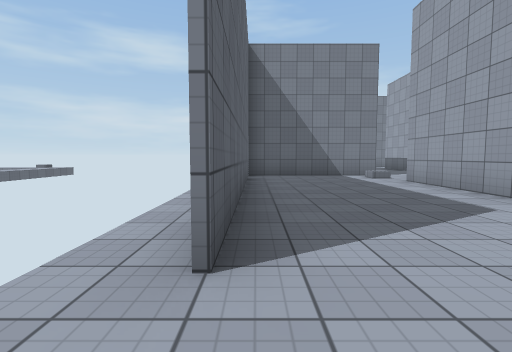
view 1 (above)

23 first-person views from a walk through a 3-D level made in the Unity game engine. The camera is 1.2 m above the floor, tilts 4° down and sees 85° across. The floor is counted in squares, 2 m on a side. Each view is taken from the middle of a square. On the plan, view 1 faces up. The plan holds only what a view shows up to about 9 squares ahead; the rest is blank. The place goes on beyond the plan. The player character is not drawn. Some animated figures are left out. Surface patterns are stand-ins for the level's own textures.

view 2
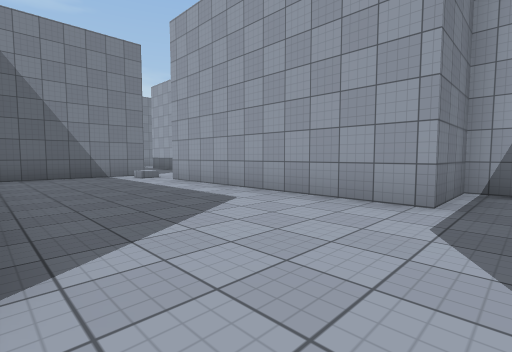

view 3
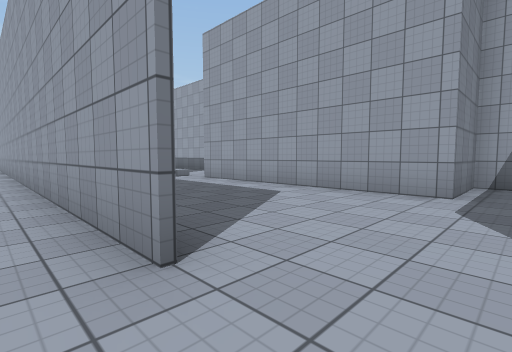

view 4
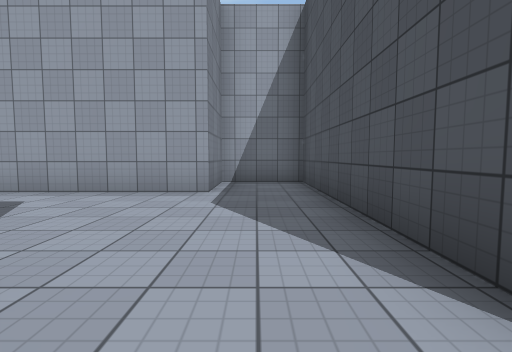

view 5
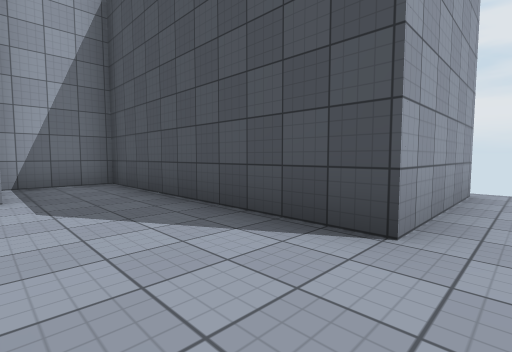

view 6
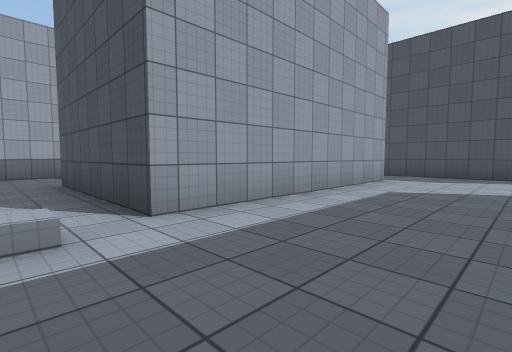

view 7
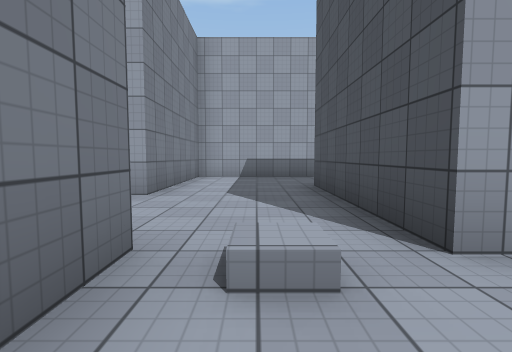

view 8
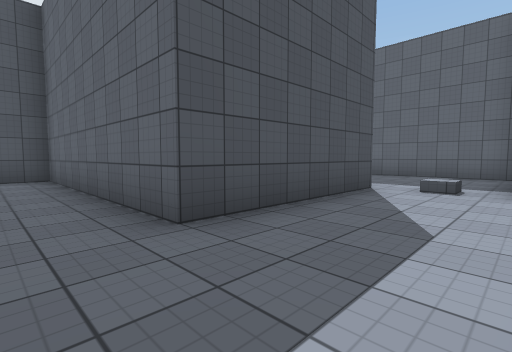

view 9
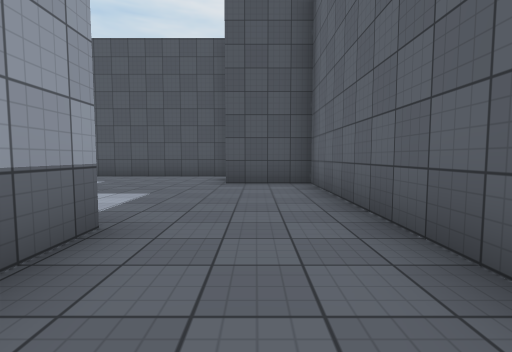

view 10
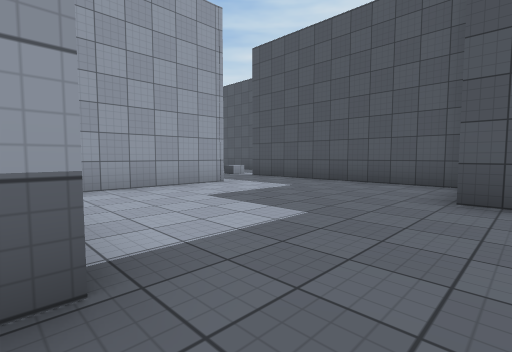

view 11
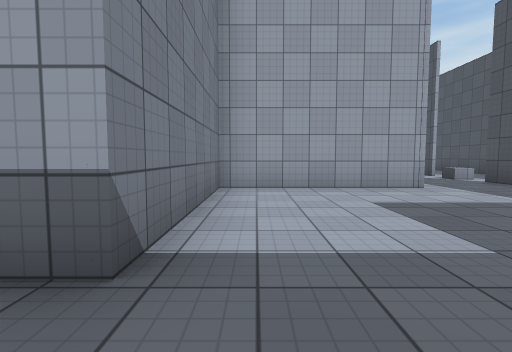

view 12
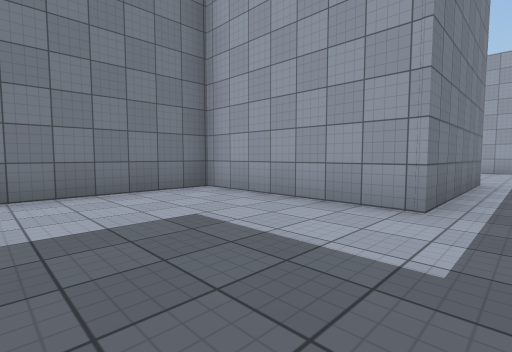

view 13
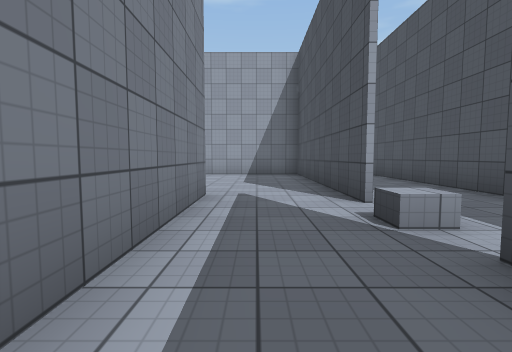

view 14
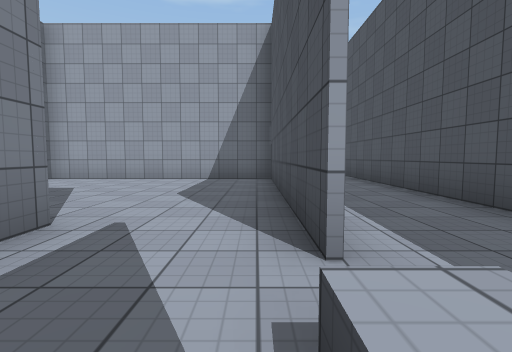

view 15
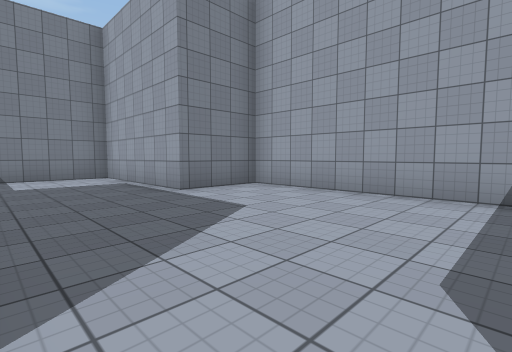

view 16
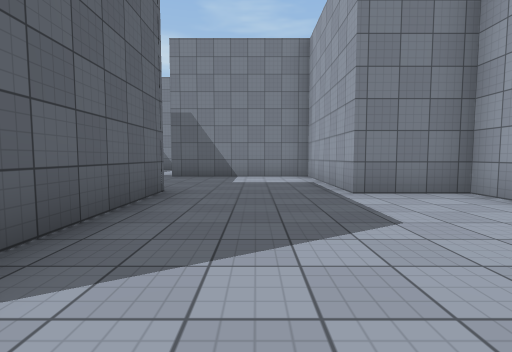

view 17
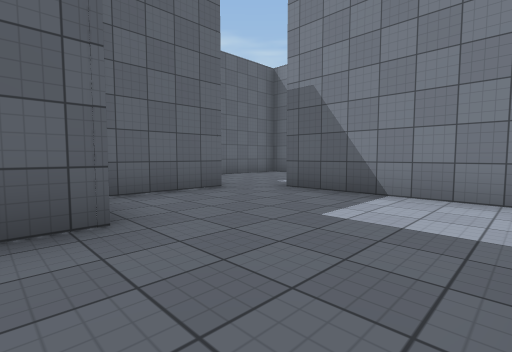

view 18
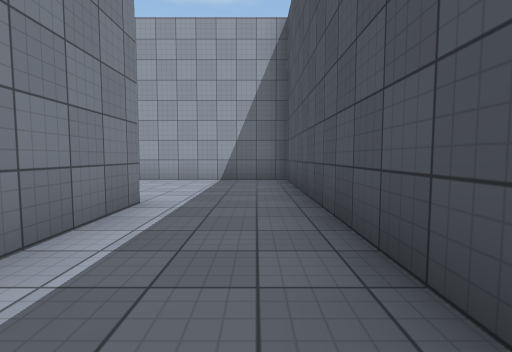

view 19
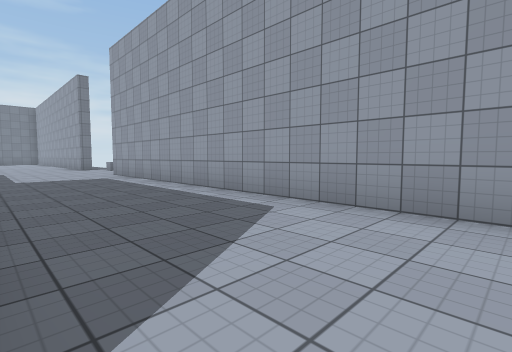

view 20
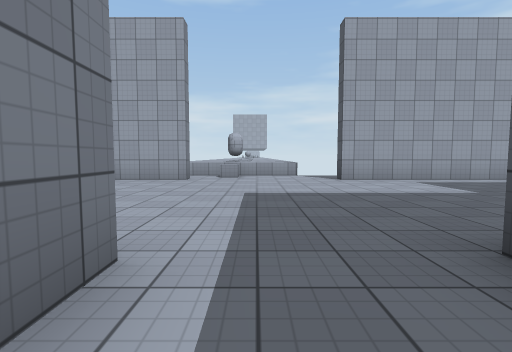

view 21
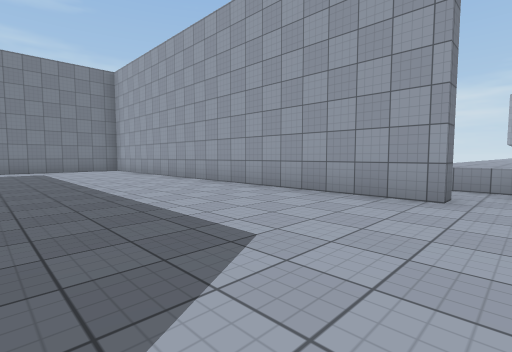

view 22
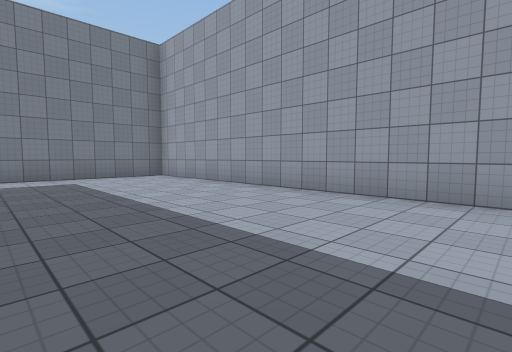

view 23
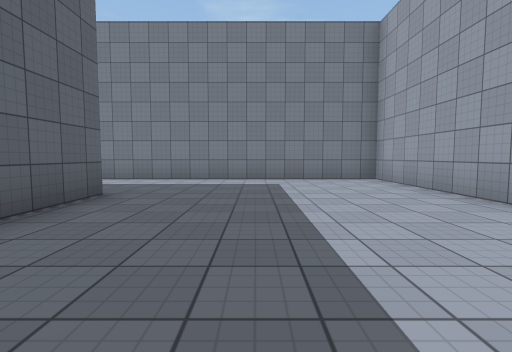

### Floor plan
Points are (right, up) in squares from view 1. A wall is a line through its corners. A room is listed if a view was taken in it or the views show most of it. See-through windows are left out.
Room 1 (views 1, 2, 6, 7)
walls: (3.9, 8.8) (-0.2, 8.8) (-0.2, 1.4); (-0.3, -1.1) (5.6, -1.1) (5.6, 0.8) (3.7, 0.8) (3.7, 6.8)
ways out: opening at (0, 0.5) to room 3; opening at (4, 8) to room 4
Room 2 (views 3, 4)
walls: (-0.3, -4.2) (-0.3, -1.1)
ways out: opening at (-1, 1) to room 3
Room 3 (view 5)
walls: (-0.3, 1.4) (-0.3, 12.1)
ways out: opening at (0, 0.5) to room 1; opening at (-1, 1) to room 2
Room 4 (views 8, 9, 10)
walls: (3.7, 6.8) (7.8, 6.8) (7.8, 4.5); (10.3, 4.7) (10.3, 9.7) (6.2, 9.7)
ways out: opening at (4, 8) to room 1; opening at (9, 4) to room 5; opening at (5, 9)
Room 5 (views 11, 12)
walls: (14.3, 0.8) (14.3, 4.7) (10.3, 4.7); (9.9, -1.4) (13.6, -1.4); (7.8, 4.5) (7.8, 0.8) (9.8, 0.8)
ways out: opening at (9, 4) to room 4; opening at (14.5, 0) to room 6
Room 6 (views 13, 14)
walls: (17.5, 0.8) (14.3, 0.8); (13.6, -1.4) (15.6, -1.4)
ways out: opening at (14.5, 0) to room 5; opening at (18, 0) to room 7; opening at (16.5, -1) to room 8
Room 7 (views 15, 16, 17)
walls: (18.4, 4.9) (18.4, 1.6); (18.5, 0.8) (17.5, 0.8); (17.5, -1.4) (23.5, -1.4) (23.5, 4.5) (21.6, 4.5) (21.6, 8.4) (17.4, 8.4); (16.5, 7.5) (16.5, 5.4)
ways out: opening at (18, 0) to room 6
Room 8 (views 18, 19, 20, 21, 22, 23)
walls: (21.6, 10.8) (20.8, 10.8); (27.6, 11.8) (27.2, 11.8) (27.2, 23.4) (19.9, 23.4); (21.6, 20.5) (21.6, 18.5); (23.6, -1.5) (21.5, -1.5); (18.1, -3.8) (27.2, -3.8) (27.2, 7.8) (27.6, 7.8)
low walls: (27.9, 10.5) (27.9, 11.1); (28.8, 8.6) (28.8, 12.1)
ways out: opening at (16.5, -1) to room 6

Where each view was taken, in squares from view 1:
view 1: 0 up, 0 right, facing up
view 2: 0 up, 0 right, facing up-right
view 3: 0 up, 1 left, facing up-right
view 4: 0 up, 1 left, facing right
view 5: 1 up, 1 left, facing down-right
view 6: 8 up, 1 right, facing down-right
view 7: 8 up, 2 right, facing right
view 8: 9 up, 9 right, facing down-left
view 9: 7 up, 9 right, facing down
view 10: 5 up, 9 right, facing down-right
view 11: 4 up, 9 right, facing right
view 12: 0 up, 11 right, facing up-right
view 13: 0 up, 14 right, facing right
view 14: 1 down, 16 right, facing right
view 15: 0 up, 19 right, facing up-right
view 16: 0 up, 20 right, facing up
view 17: 4 up, 21 right, facing up-left
view 18: 3 down, 20 right, facing right
view 19: 2 down, 24 right, facing up-right
view 20: 10 up, 20 right, facing right
view 21: 11 up, 23 right, facing up-right
view 22: 15 up, 23 right, facing up-right
view 23: 16 up, 24 right, facing up
